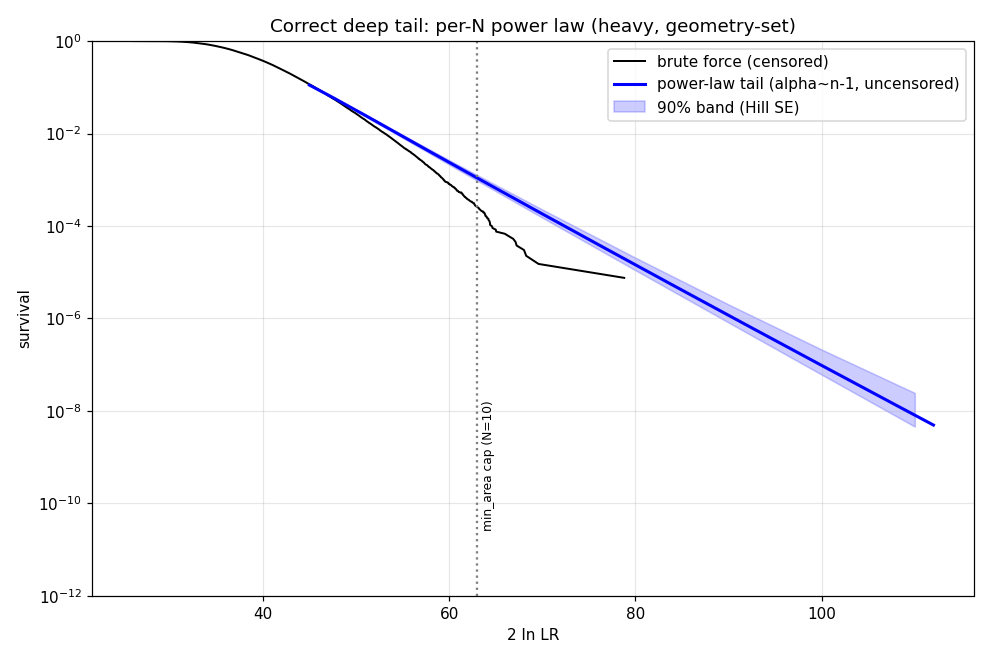

Generate this figure with Python:
#!/usr/bin/env python3
"""CORRECT deep-tail extrapolator: per-N' power-law (Pareto) tail from the small-hull-area
geometry. Supersedes the two earlier attempts, both of which under-stated the tail:

  - GPD on 2lnLR (tail_extrapolator.py): xi<0 finite endpoint = min_area CENSORING artifact.
  - inverse-gamma-body mixture (tail_analytic.py): inverse-gamma fits the BODY (shape ~20)
    but its tail is far too light. The MEASURED tail index of R|N'=10 is alpha~7.7,
    matching the convex-hull geometry P(area<a) ~ a^(n-1)  =>  P(R>r|n) ~ r^-(n-1).

Method (per count n, anchored to data, extrapolates PAST the min_area censoring):
  1. Hill estimate alpha(n) on R|n exceedances in the UNCENSORED window [u_n, 0.92*cap_n];
  2. conditional tail  P(R>r|n) = P(R>u_n|n) * (r/u_n)^(-alpha(n))   for r>u_n;
  3. marginal  P(2lnLR>u) = sum_n P(N'=n) * P(R > R*(u,n) | n);
  4. Hill SE alpha/sqrt(k) -> confidence band.
"""
import os, numpy as np, pandas as pd
from scipy import stats, optimize
import matplotlib; matplotlib.use("Agg"); import matplotlib.pyplot as plt

HERE=os.path.dirname(__file__); N,RAD,EPS=10000,100,1.20; LAM0=N/(np.pi*RAD**2)
CAP=lambda n: n/(0.5*LAM0)

def twolnLR(n,R):
    mu=n/R
    return 2*(n*np.log(R)+(N-n)*np.log((N-n)/(N-mu)))
def Rstar(u,n):
    f=lambda R: twolnLR(n,R)-u
    return 1.0001 if f(1.0001)>0 else optimize.brentq(f,1.0001,1e7)

def load():
    df=pd.read_csv(os.path.join(HERE,"..","simdata","v2",f"simulation_data_N{N}_radius{RAD}_eps{EPS:.2f}.csv"))
    d=df[(df.S_prime!=-1)&(df.N_prime!=-1)]
    n=d.N_prime.values.astype(int); R=(n/(d.S_prime.values))/LAM0
    return n,R

def hill_per_n(nv,Rv,nmax=20):
    occ={}; pl={}
    for n in range(10,nmax+1):
        m=nv==n; w=m.mean()
        if w<2e-4: continue
        r=Rv[m]; cap=CAP(n)
        u_n=np.quantile(r,0.55)                       # tail threshold (in body, below cap)
        seg=r[(r>u_n)&(r<0.92*cap)]                   # uncensored exceedances
        if len(seg)<80:
            occ[n]=w; pl[n]=None; continue
        k=len(seg)
        alpha=k/np.sum(np.log(seg/u_n))               # Hill estimator
        Pu=np.mean(r>u_n)                             # anchor P(R>u_n | n)
        occ[n]=w; pl[n]=dict(u=u_n,alpha=alpha,Pu=Pu,se=alpha/np.sqrt(k),k=k)
    s=sum(occ.values()); occ={k:v/s for k,v in occ.items()}
    return occ,pl

def cond_tail(r,p):
    if p is None: return 0.0
    return p['Pu']*(r/p['u'])**(-p['alpha']) if r>p['u'] else min(1.0, p['Pu']+(1-p['Pu'])*0)  # body~anchor

def marg(u,occ,pl,dalpha=0.0):
    s=0.0
    for n,w in occ.items():
        p=pl[n]
        if p is None: continue
        rs=Rstar(u,n)
        pp=dict(p); pp['alpha']=max(p['alpha']+dalpha*p['se'],1.5)
        s+=w*cond_tail(rs,pp)
    return s
def z_of(p): return stats.norm.isf(np.clip(p,1e-300,1-1e-12))

def main():
    nv,Rv=load(); Lv=twolnLR(nv.astype(float),Rv)
    occ,pl=hill_per_n(nv,Rv)
    print(f"eps={EPS}: {len(nv)} clusters; max 2lnLR={Lv.max():.1f}")
    print("per-N' power-law tail (Hill):")
    for n in sorted(occ):
        if pl[n]: print(f"  n={n} (w={occ[n]:.3f}): alpha={pl[n]['alpha']:.2f}+-{pl[n]['se']:.2f}  (geometry n-1={n-1})")

    grid=np.array([50,55,60,63,70,80,90,100,110],float)
    mid=np.array([marg(u,occ,pl) for u in grid])
    # +-1.65 sigma band by jointly shifting alpha (conservative: lower alpha=heavier upper band)
    hi=np.array([marg(u,occ,pl,dalpha=-1.65) for u in grid])
    lo=np.array([marg(u,occ,pl,dalpha=+1.65) for u in grid])
    bf=np.array([np.mean(Lv>u) for u in grid])
    print("\n  2lnLR | bruteforce(cens) | power-law tail [90% band]      | z")
    for i,u in enumerate(grid):
        bfs=f"{bf[i]:.2e}" if bf[i]>0 else " 0 (cens)"
        print(f"   {u:5.0f} |   {bfs:>11}    | {mid[i]:.2e} [{lo[i]:.1e},{hi[i]:.1e}] | {z_of(mid[i]):5.2f}")

    print("\n  validation vs brute force in the UNCENSORED window (u where data is complete):")
    print("   2lnLR | power-law | brute force | ratio")
    for u in (50,55,60,63):
        pe=np.mean(Lv>u); pm=marg(u,occ,pl)
        print(f"   {u:4.0f} |  {pm:.2e} |  {pe:.2e}  | {pm/pe:.2f}")

    pd.DataFrame(dict(twolnLR=grid,p_bruteforce=bf,p_powerlaw=mid,lo=lo,hi=hi,z=z_of(mid))).to_csv(
        os.path.join(HERE,"tail_powerlaw_table.csv"),index=False)
    fig,ax=plt.subplots(figsize=(9,6)); us=np.linspace(45,112,140)
    ax.semilogy(np.sort(Lv),1-np.arange(len(Lv))/len(Lv),'k-',lw=1.3,label='brute force (censored)')
    mm=[marg(u,occ,pl) for u in us]
    ax.semilogy(us,mm,'b-',lw=2,label='power-law tail (alpha~n-1, uncensored)')
    ax.fill_between(grid,lo,hi,color='b',alpha=0.2,label='90% band (Hill SE)')
    ax.axvline(63,ls=':',c='grey'); ax.text(63.5,3e-11,'min_area cap (N=10)',rotation=90,fontsize=8)
    ax.set_xlabel('2 ln LR'); ax.set_ylabel('survival'); ax.set_ylim(1e-12,1); ax.legend(); ax.grid(alpha=0.3)
    ax.set_title('Correct deep tail: per-N power law (heavy, geometry-set)')
    fig.tight_layout(); fig.savefig(os.path.join(HERE,'tail_powerlaw.png'),dpi=110); plt.close(fig)
    print("\nwrote tail_powerlaw_table.csv, tail_powerlaw.png")

if __name__=="__main__":
    main()
